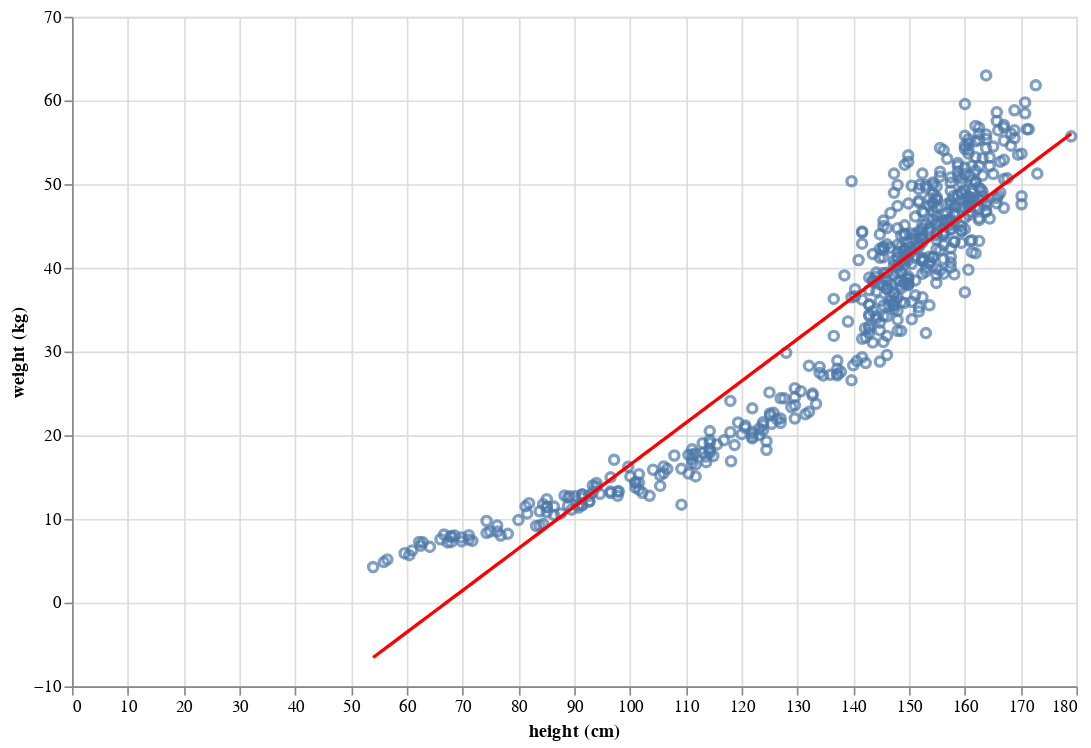

Notebook source saved alongside this figure:
### Markdown cell above
Visualize the fit:

### Code cell
howel |>
    @vlplot() +
    @vlplot(:point,
            x =  {:height, title = "height (cm)", type = "quantitative"},
            y = "weight:q"
    ) +
    @vlplot(:line,
            x = "height:q",
            y = {:lm_pred, title = "weight (kg)", type = "quantitative"},
            color = {value = :red},
            height = 400,
            width = 600)

### Figure 1 — Vega-Lite specification as saved in the notebook (floating-point values rounded to 4 significant figures; data arrays with more than 128 entries replaced by an {"elided": "..."} marker saying what was removed)
{"data": {"values": {"elided": "544 records"}}, "layer": [{"encoding": {"x": {"field": "height", "title": "height (cm)", "type": "quantitative"}, "y": {"field": "weight", "type": "quantitative"}}, "mark": "point"}, {"encoding": {"color": {"value": "red"}, "x": {"field": "height", "type": "quantitative"}, "y": {"field": "lm_pred", "title": "weight (kg)", "type": "quantitative"}}, "height": 400, "mark": "line", "width": 600}]}
